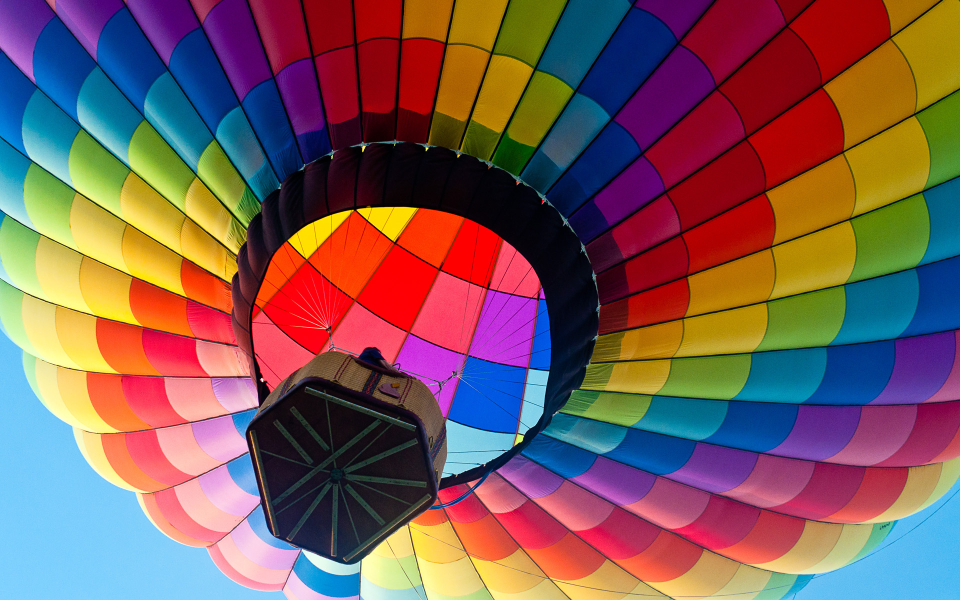
#> input picture Colour.jpg, 1920 x 1200 px (shown at 1/2 size)
$ python BasicImgProcess.py
#> lines starting #> are read from the running program, lines starting #| are printed output that depends on the picture
import numpy as np
import cv2
import matplotlib.pyplot as plt
img = cv2.imread('Colour.jpg')
#> img is the input picture: shape (1200, 1920, 3); mean B, G, R 89.2, 90.8, 125.4

b,g,r = cv2.split(img)
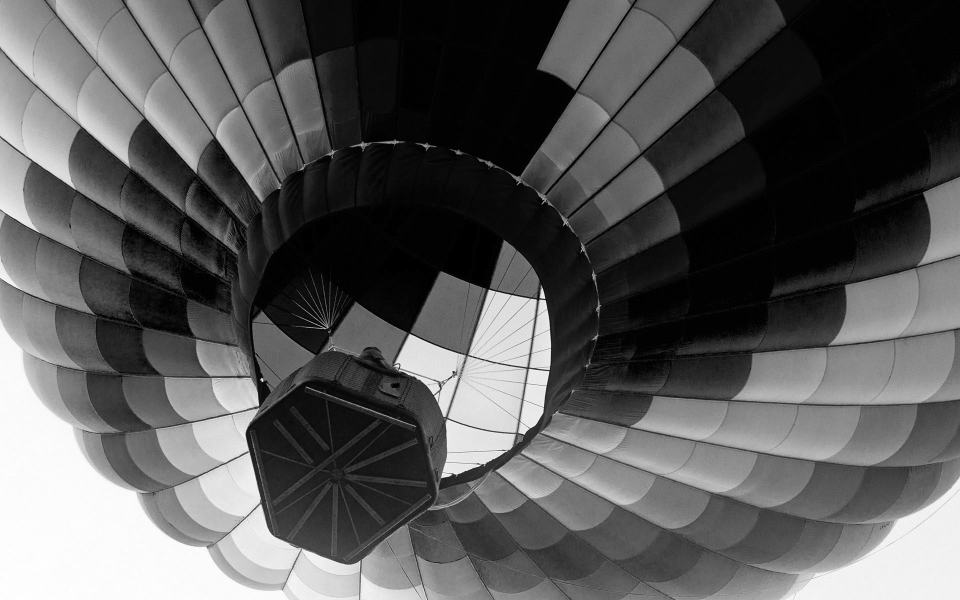
#> b: shape (1200, 1920) (shown at 1/2 size); min 0, max 255, mean 89.2
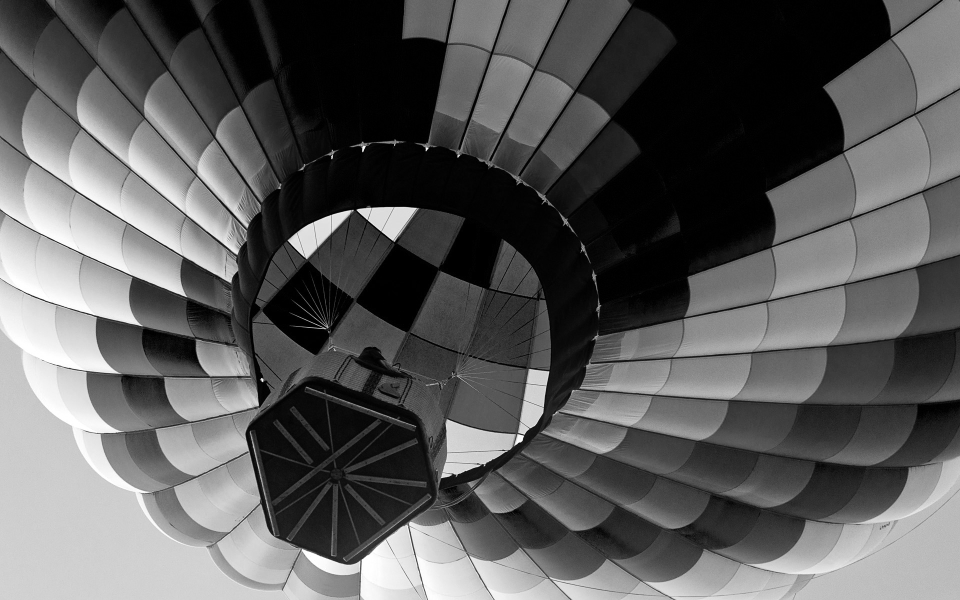
#> g: shape (1200, 1920) (shown at 1/2 size); min 0, max 255, mean 90.8
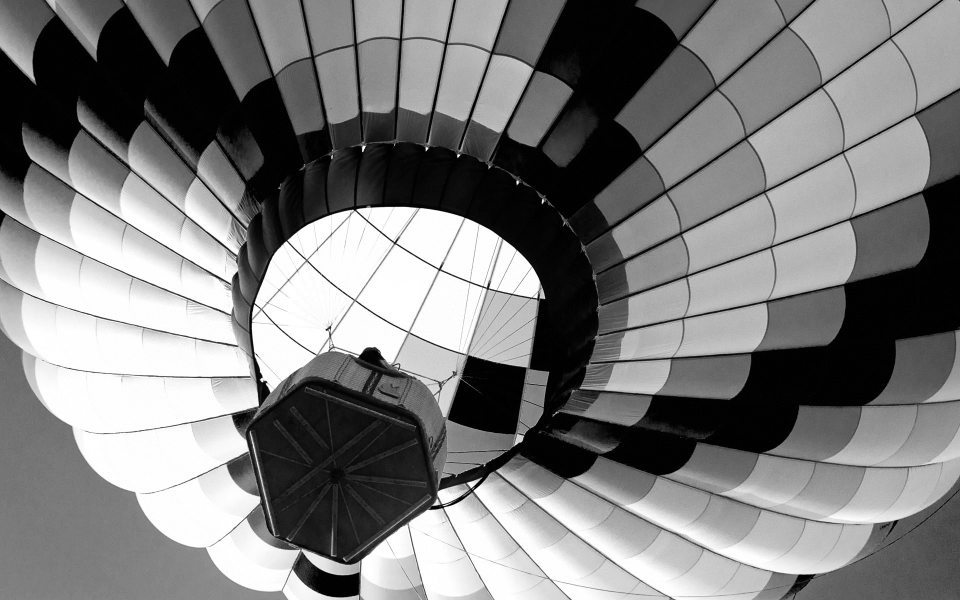
#> r: shape (1200, 1920) (shown at 1/2 size); min 0, max 255, mean 125.4
img[:,:,2] = 0
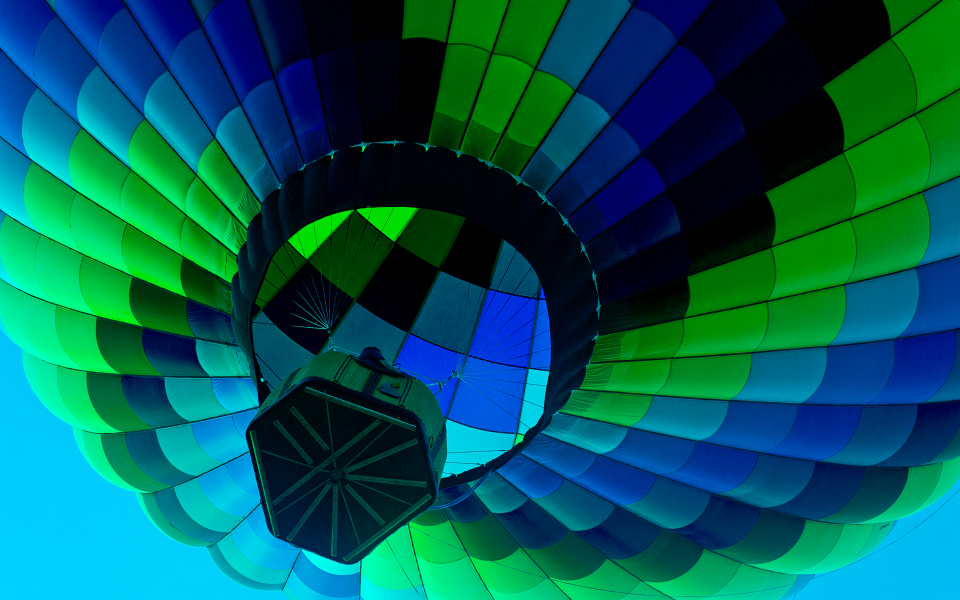
#> img: shape (1200, 1920, 3) (shown at 1/2 size); mean B, G, R 89.2, 90.8, 0
replicate = cv2.copyMakeBorder(img,10,10,10,10,cv2.BORDER_REPLICATE)
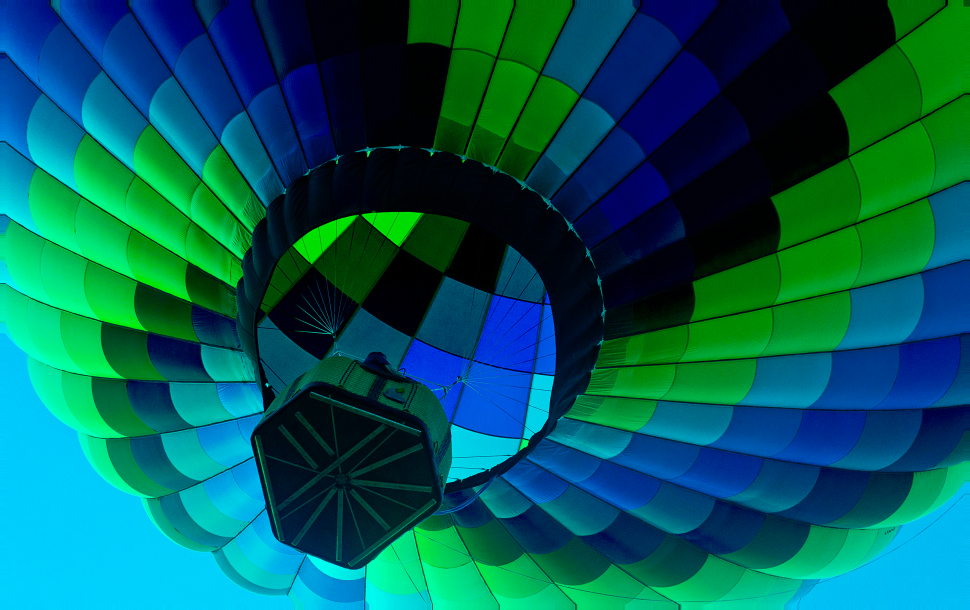
#> replicate: shape (1220, 1940, 3) (shown at 1/2 size); mean B, G, R 90.6, 91.9, 0
resized_image = cv2.resize(img, (1000, 500))
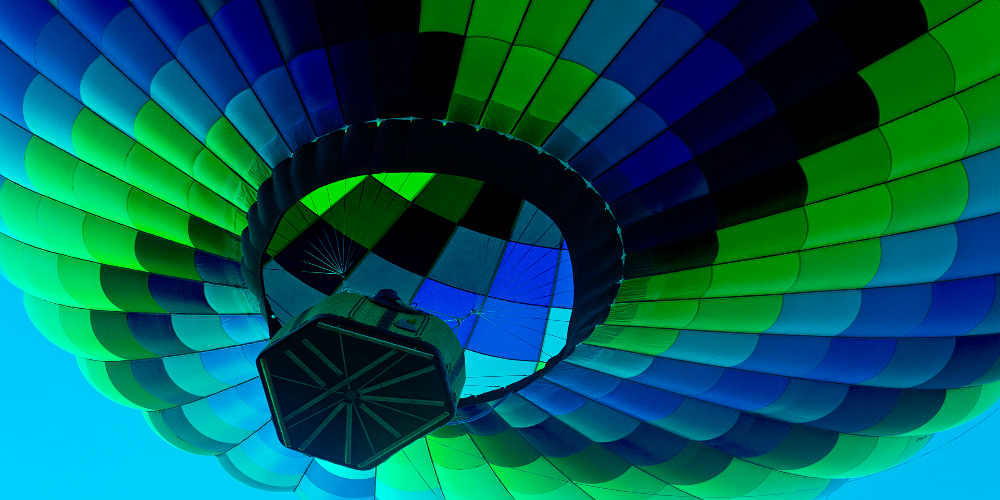
#> resized_image: shape (500, 1000, 3); mean B, G, R 89.1, 90.7, 0
plt.subplot(232),plt.imshow(replicate,'gray'),plt.title('REPLICATE')
plt.show()
cv2.imshow('image',resized_image)
cv2.waitKey(0)
